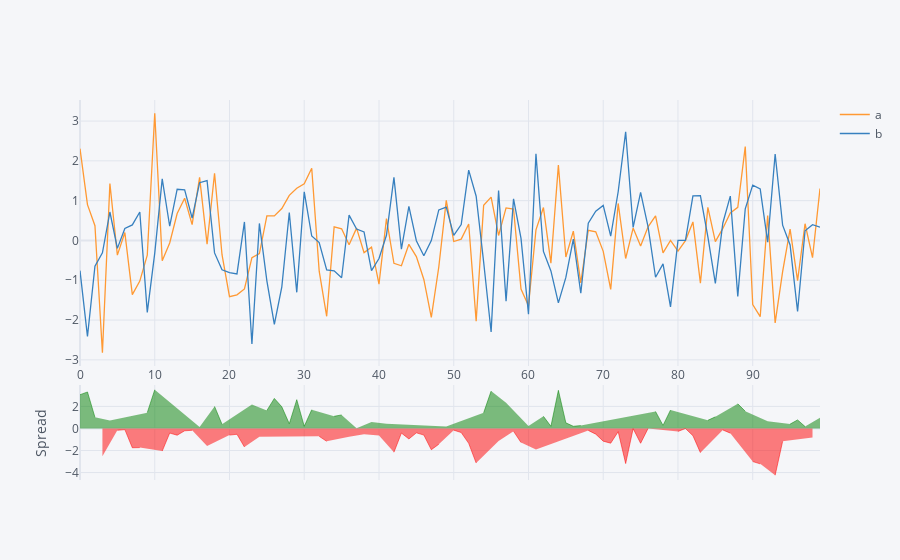

The notebook cell saved with this chart:
### Code cell
df1[['a','b']].iplot(kind = 'spread')
